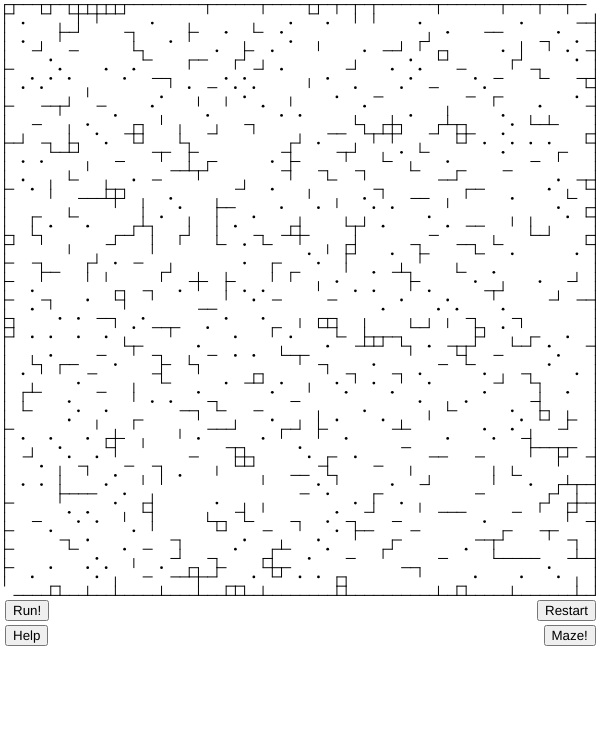
Frame 1 (no input)
Frame 60 (no input): identical to frame 1, image omitted
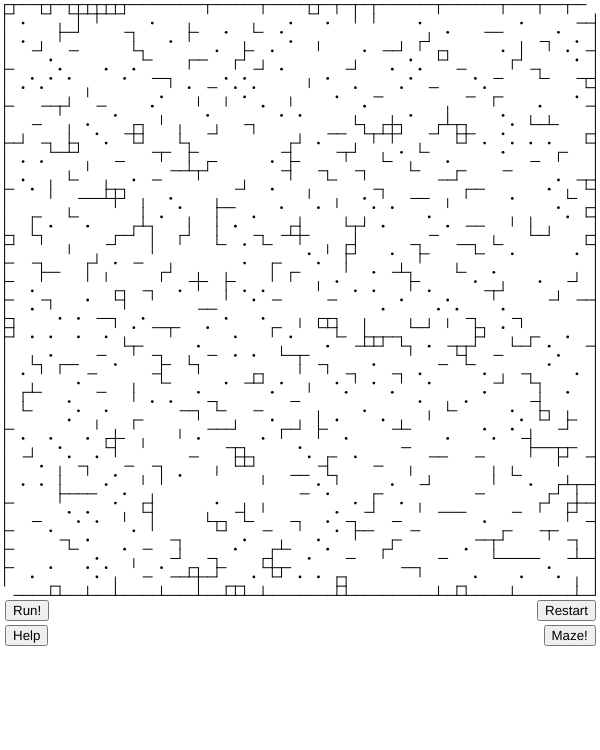
Frame 120 (the mouse pressed at the canvas centre since frame 60)

The p5.js sketch that drew these frames (run headless with seeded random() and noise() and a simulated clock; from frame 60 on, the mouse is pressed at the canvas centre):

// p5.js sketch
// ── sketch.js
/*
This version of the A* visualization allows for the user to interact with the grid itself.
Simply left-click to add walls, and right-click to remove them.
Once you are satisfied with the maze, press any key to see how A* solves your creation!
This program currently finds the shortest path based on Chebyshev distance (King's distance)
 */

function removeFromArray(arr, elt) {
    for (var i = arr.length - 1; i >= 0; i--) {
        if (arr[i] === elt) arr.splice(i, 1);
    }
}

var size = 65; //change these parameters to change dimensions of grid
var cols = size;
var rows = size;
var grid = new Array(cols);

var openSet = [];
var closedSet = [];
var start;
var end;
var w, h, r;
var path = [];
var begin = false;
var done = false;
var previous;
var current;
var beginTime;
var finalScore;
var highScore = 0;
var help = false;

function keyPressed() {
    if (!begin) {
        if (key === 'm') genMaze();
        else {
            console.log("Running A* algorithm...");
            start.wall = false;
            end.wall = false;
            begin = true;
            beginTime = millis();
        }
    } else if (key === 'r') {
        console.log("Restarting A* algorithm...");
        setup();
    }
}

function Spot(i, j) {
    this.i = i;
    this.j = j;
    this.f = 0;
    this.g = 0;
    this.h = 0;
    this.neighbors = [];
    this.dist = [];
    this.prev = undefined;
    this.wall = random(1) < 0.3;
    this.lone = 1;

    if (this.i === 0 || this.i === cols - 1 || this.j === 0 || this.j === rows - 1) this.wall = 1;
    if (this.i === 1 && this.j === rows - 2) this.wall = 0;
    if (this.i === cols - 2 && this.j === 1) this.wall = 0;

    this.show = function() {
        if (this.lone && this.wall) {
            fill(0);
            noStroke();
            ellipse(this.i * w + w / 2, this.j * h + h / 2, r * 0.3);
        }
    }

    this.addNeighbors = function(grid) {
        var i = this.i;
        var j = this.j;
        if (i < cols - 1) {this.neighbors.push(grid[i + 1][j]); this.dist.push(1);}
        if (j < rows - 1) {this.neighbors.push(grid[i][j + 1]); this.dist.push(1);}
        if (i > 0) {this.neighbors.push(grid[i - 1][j]); this.dist.push(1);}
        if (j > 0) {this.neighbors.push(grid[i][j - 1]); this.dist.push(1);}
        if (i < cols - 1 && j < rows - 1) {this.neighbors.push(grid[i + 1][j + 1]); this.dist.push(1);}
        if (i > 0 && j > 0) {this.neighbors.push(grid[i - 1][j - 1]); this.dist.push(1);}
        if (i < cols - 1 && j > 0) {this.neighbors.push(grid[i + 1][j - 1]); this.dist.push(1);}
        if (i > 0 && j < rows - 1) {this.neighbors.push(grid[i - 1][j + 1]); this.dist.push(1);}
    }

    this.connectWalls = function(grid) {
        if (this.wall) {
            var i = this.i;
            var j = this.j;
            if (i < cols - 1 && grid[i + 1][j].wall) {
                this.lone = 0; grid[i + 1][j].lone = 0;
                var i2 = grid[i + 1][j].i;
                var j2 = grid[i + 1][j].j;
                strokeWeight(1);
                stroke(0);
                line(i * w + w / 2, j * h + h / 2, i2 * w + w / 2, j2 * h + h / 2);
            }
            if (j < rows - 1 && grid[i][j + 1].wall) {
                this.lone = 0; grid[i][j + 1].lone = 0;
                var i2 = grid[i][j + 1].i;
                var j2 = grid[i][j + 1].j;
                strokeWeight(1);
                stroke(0);
                line(i * w + w / 2, j * h + h / 2, i2 * w + w / 2, j2 * h + h / 2);
            }
            /*if (i < cols - 1 && j < rows - 1 && grid[i + 1][j].wall && grid[i][j + 1].wall && grid[i + 1][j + 1].wall) {
                this.lone = 0; grid[i + 1][j].lone = 0; grid[i][j + 1].lone = 0; grid[i + 1][j + 1].lone = 0;
                var i2 = grid[i + 1][j + 1].i;
                var j2 = grid[i + 1][j + 1].j;
                strokeWeight(1);
                stroke(0);
                line(i * w + w / 2, j * h + h / 2, i2 * w + w / 2, j2 * h + h / 2);
                line(i2 * w + w / 2, j * h + h / 2, i * w + w / 2, j2 * h + h / 2);
            }*/
        }
    }
}

function genMaze() { // Wilson's algorithm for uniform random maze
    for (var i = 0; i < cols; i++) {
        for (var j = 0; j < rows; j++) {
            if (i % 2 == 0 || j % 2 == 0) grid[i][j].wall = true;
            else grid[i][j].wall = false;
        }
    }
    var ncols = Math.floor(cols / 2);
    var nrows = Math.floor(rows / 2);
    var vis = [];
    for (var i = 0; i < ncols; i++) vis[i] = [];
    for (var i = 0; i < ncols; i++) {
        for (var j = 0; j < nrows; j++) {
            vis[i][j] = false;
        }
    }
    vis[0][nrows - 1] = true;
    while (true) {
        var x = -1, y = -1, px = 0, py = 0;
        for (var i = 0; i < ncols; i++) {
            for (var j = 0; j < nrows; j++) {
                if (!vis[i][j]) [x, y] = [i, j];
            }
        }
        if (x < 0) break;
        var curpath = [];
        let check = (Path, A) => {
            for (var i = 0; i < Path.length; i++) {
                if (Path[i][0] === A[0] && Path[i][1] === A[1]) return true;
            }
            return false;
        }
        while (!vis[x][y]) {
            while (check(curpath, [x, y])) curpath.pop();
            curpath.push([x, y]);
            var nx, ny;
            do {
                var rng = random(1);
                if (rng < 0.25) nx = x + 1, ny = y;
                else if (rng < 0.5) nx = x - 1, ny = y;
                else if (rng < 0.75) ny = y + 1, nx = x;
                else ny = y - 1, nx = x;
            } while (nx < 0 || ny < 0 || nx >= ncols || ny >= nrows || (nx === px && ny === py));
            [px, py] = [x, y];
            [x, y] = [nx, ny];
        }
        curpath.push([x, y]);
        for (var i = 0; i < curpath.length; i++) vis[curpath[i][0]][curpath[i][1]] = true;
        for (var i = 1; i < curpath.length; i++) {
            var x1 = curpath[i][0], x2 = curpath[i - 1][0];
            var y1 = curpath[i][1], y2 = curpath[i - 1][1];
            if (x1 > x2) [x1, x2] = [x2, x1];
            if (y1 > y2) [y1, y2] = [y2, y1];
            if (x1 < x2) grid[x1 * 2 + 2][y1 * 2 + 1].wall = false;
            else grid[x1 * 2 + 1][y1 * 2 + 2].wall = false;
        }
    }
    start.wall = false;
    end.wall = false;
}

function setup() {
    createCanvas(600, 750);
    let runButton = createButton('Run!');
    runButton.position(5, 600);
    runButton.mousePressed(() => {
        if (begin) return;
        console.log("Running A* algorithm...");
        start.wall = false;
        end.wall = false;
        begin = true;
        beginTime = millis();
    });

    let restartButton = createButton('Restart');
    restartButton.position(537, 600);
    restartButton.mousePressed(() => {
        if (!begin) return;
        console.log("Restarting A* algorithm...");
        setup();
    });

    let helpButton = createButton('Help');
    helpButton.position(5, 625);
    helpButton.mousePressed(() => {
        help = !help;
    });

    let mazeButton = createButton('Maze!');
    mazeButton.position(543.5, 625);
    mazeButton.mousePressed(() => {
        if (!begin) genMaze();
    });

    openSet = [];
    closedSet = [];
    path = [];
    begin = false;
    done = false;

    console.log("Welcome to the A* visualization game!\n\n" +
        "To begin playing, simply left-click and drag to create walls, and right-click to delete them.\n\n" +
        "When you are ready, press any key to start watching the algorithm solve your maze!\n\n" +
        "At the end, you will receive a score proportional to the time taken to solve your maze.\n\n" +
        "Be careful though, if your maze has no solution, you will receive a score of 0!\n\n" +
        "Good luck!");

    w = 600 / cols;
    h = 600 / rows;
    r = w;

    for (var i = 0; i < cols; i++) grid[i] = new Array(rows);
    
    for (var i = 0; i < cols; i++) {
        for (var j = 0; j < rows; j++) {
            grid[i][j] = new Spot(i, j);
        }
    }
    for (var i = 0; i < cols; i++) {
        for (var j = 0; j < rows; j++) {
            grid[i][j].addNeighbors(grid);
        }
    }

    start = grid[0][rows - 1];
    end = grid[cols - 1][0];
    previous = start;
    start.wall = false;
    end.wall = false;

    openSet.push(start);
}

function heuristic(a, b) { //when heuristic(a, b) = 0, A* becomes Dijkstra's algorithm
    return dist(a.i, a.j, b.i, b.j); //Euclidean distance
}

function showGrid() {
    for (var i = 0; i < cols; i++) for (var j = 0; j < rows; j++) grid[i][j].lone = 1;
    for (var i = 0; i < cols; i++) for (var j = 0; j < rows; j++) grid[i][j].connectWalls(grid);
    for (var i = 0; i < cols; i++) for (var j = 0; j < rows; j++) grid[i][j].show();
}

function showPath(endpoint) {
    path = [];
    var temp = endpoint;
    path.push(temp);
    while (temp.prev) {
        path.push(temp.prev);
        temp = temp.prev;
    }
    for (var i = 1; i < path.length; i++) {
        var i1 = path[i].i;
        var j1 = path[i].j;
        var i2 = path[i - 1].i;
        var j2 = path[i - 1].j;
        strokeWeight(2); //change to 4 for thicker version
        strokeCap(ROUND);
        stroke(color(252, 3, 211));
        line(i1 * w + w / 2, j1 * h + h / 2, i2 * w + w / 2, j2 * h + h / 2);
    }
}

function showScore() {
    stroke(0);
    strokeWeight(1);
    textSize(18);
    textFont('Courier New');
    text("Your score is: " + finalScore, 220, 616);
    text("High score: " + highScore, 220, 640);
}

function draw() {
    background(255);
    if (!begin && help) {
        stroke(0);
        strokeWeight(0.5);
        textSize(10);
        textFont('Courier New');
        text("Welcome to the A* visualization game! " +
        "To begin playing, simply left-click and drag to create walls or right-click to delete them. " +
        "When you are ready, press any key to start watching the algorithm solve your maze! " +
        "At the end, you will receive a score proportional to the time taken to solve your maze. " +
        "Be careful though, if your maze has no solution, you will receive a score of 0! Good luck!", 62, 605, 485, 700);
    }
    if (begin && !done) {
        if (openSet.length > 0) {
            var id = 0;
            for (var i = 0; i < openSet.length; i++) {
                if (openSet[i].f < openSet[id].f) id = i;
            }
            current = openSet[id];
            previous = current;
            if (current === end) {
                done = true;
                console.log("DONE!");
                var score = (millis() - beginTime) / 100;
                console.log("Your score is: " + round(score));
                finalScore = round(score);
                highScore = Math.max(highScore, finalScore);
            }
            removeFromArray(openSet, current);
            closedSet.push(current);
            var nxts = current.neighbors;
            for (var i = 0; i < nxts.length; i++) {
                var nxt = nxts[i];
                if (!closedSet.includes(nxt) && !nxt.wall) {
                    var tmpg = current.g + current.dist[i];
                    var newPath = false;
                    if (openSet.includes(nxt)) {
                        if (tmpg < nxt.g) {
                            nxt.g = tmpg;
                            newPath = true;
                        }
                    } else {
                        nxt.g = tmpg;
                        newPath = true;
                        openSet.push(nxt);
                    }
                    if (newPath) {
                        nxt.h = heuristic(nxt, end);
                        nxt.f = nxt.g + nxt.h;
                        nxt.prev = current;
                    }
                }
            }
        } else {
            done = true;
            console.log("No Solution!");
            console.log("Your score is: 0");
            finalScore = 0;
            showGrid();
            current = previous;
            showPath(current);
            showScore();
            return;
        }
    }
    if (!begin && mouseIsPressed) {
        if (mouseButton === LEFT) {
            var i = floor(mouseX / w);
            var j = floor(mouseY / h);
            if (0 < i && i < cols - 1 && 0 < j && j < rows - 1) grid[i][j].wall = 1;
        } else if (mouseButton === RIGHT) {
            var i = floor(mouseX / w);
            var j = floor(mouseY / h);
            if (0 < i && i < cols - 1 && 0 < j && j < rows - 1) grid[i][j].wall = 0;
        }
    }
    showGrid();
    if (begin) showPath(current);
    if (done) showScore();
}
